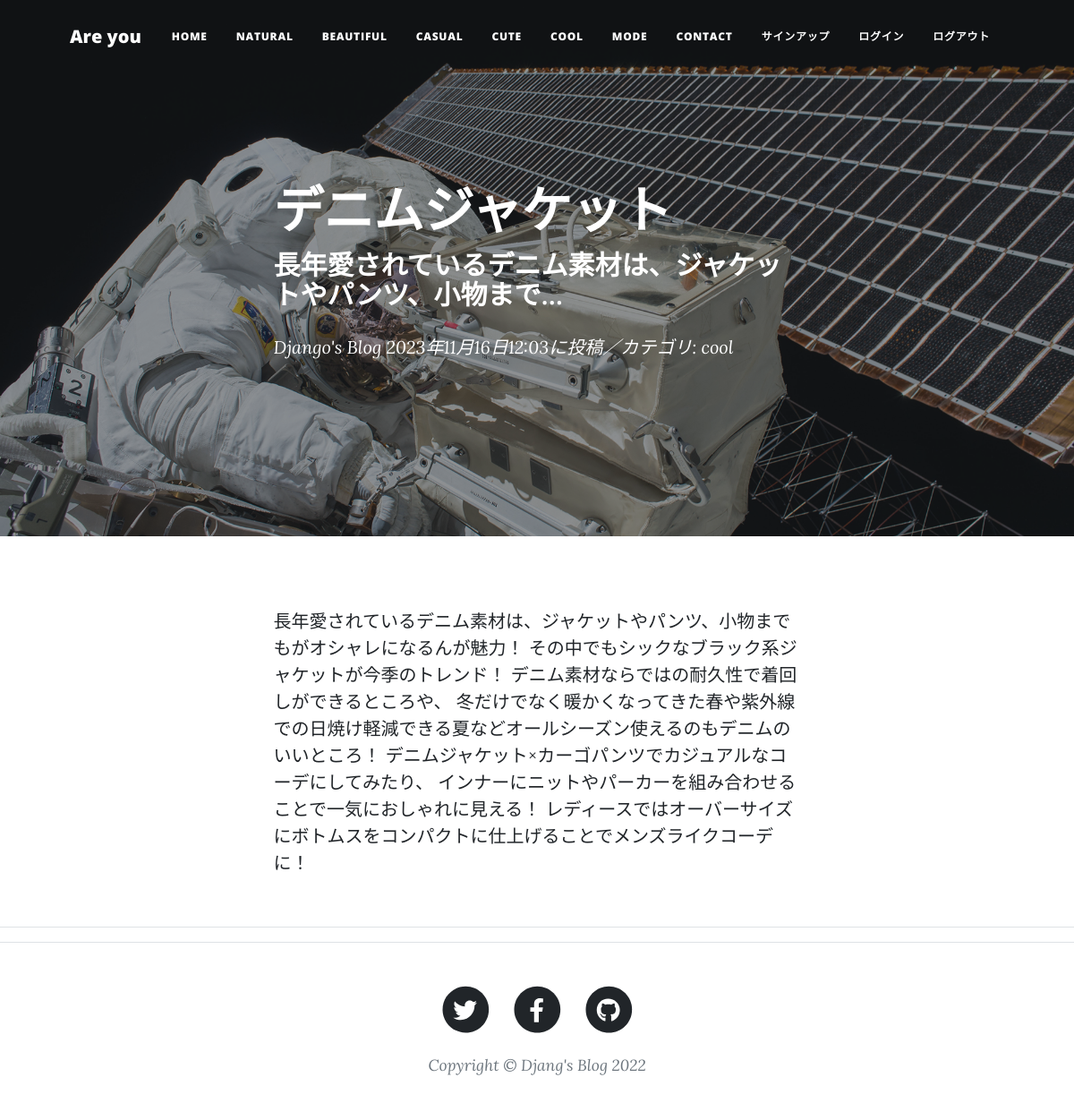
/blog-detail/10/, run on the app's committed database.
### blogapp/models.py (models this page shows, shortened)
class BlogPost(models.Model):
    CATEGORY = (('natural','ナチュラル'),
                ('beautiful','きれいめ'),
                ('casual','カジュアル'),
                ('cute', '可愛い系'),
                ('cool', 'クール系'),
                ('mode', 'モード系'),)
    title = models.CharField(
        verbose_name='タイトル', # フィールドのタイトル
        max_length=200        # 最大文字数は200
        )
    content = models.TextField(
        verbose_name='本文'   # フィールドのタイトル
        )
    posted_at = models.DateTimeField(
        verbose_name='投稿日時', # フィールドのタイトル
        auto_now_add=True       # 日時を自動追加
        )
    category = models.CharField(
        verbose_name='カテゴリ', # フィールドのタイトル
        max_length=50,        # 最大文字数は50
        choices=CATEGORY # categoryフィールドにはCATEGORYの要素のみを登録
        )

### blogapp/views.py (the view)
class BlogDetail(DetailView):
    template_name ='post.html'
    model = BlogPost

### blogapp/templates/post.html (shortened to what this page needs)
{% extends 'base.html' %}
{% load static %}
        {% block header %}
        <header class="masthead"
                style="background-image: url({% static 'assets/img/post-bg.jpg' %})">
            <div class="container position-relative px-4 px-lg-5">
                <div class="row gx-4 gx-lg-5 justify-content-center">
                    <div class="col-md-10 col-lg-8 col-xl-7">
                        <div class="post-heading">
                            <h1>{{object.title}}</h1>
                            <h2 class="subheading">
                                {{object.content|truncatechars:30}}</h2>
                            <span class="meta">
                                <a href={% url 'blogapp:index' %}>
                                    Django's Blog</a>
                                {{object.posted_at}}に投稿／カテゴリ:
                                {{object.category}}</span>
                        </div>
                    </div>
                </div>
            </div>
        </header>
        {% endblock %}
        {% block contents %}
        <article class="mb-4">
            <div class="container px-4 px-lg-5">
                <div class="row gx-4 gx-lg-5 justify-content-center">
                    <div class="col-md-10 col-lg-8 col-xl-7">
                        <p>{{object.content}}</p>
                    </div>
                </div>
            </div>
        </article>
        <hr>
        {% endblock %}

### data on the page
BlogPost: title "デニムジャケット", content "長年愛されているデニム素材は、ジャケットやパンツ、小物まで…", posted_at "2023年11月16日12:03", category "cool", content "長年愛されているデニム素材は、ジャケットやパンツ、小物までもがオシャレになるんが魅力！ その中でもシックなブラック系ジャケットが今季のトレンド！ デニム素材ならではの耐久性で着回しができるところや、 冬だけでなく暖かくなってきた春や紫外線での日焼け軽減できる夏などオールシーズン使えるのもデニムのいいところ！ デニムジャケット×カーゴパンツでカジュアルなコーデにしてみたり、 インナーにニットやパーカーを組み合わせることで一気におしゃれに見える！ レディースではオーバーサイズにボトムスをコンパクトに仕上げることでメンズライクコーデに！"
